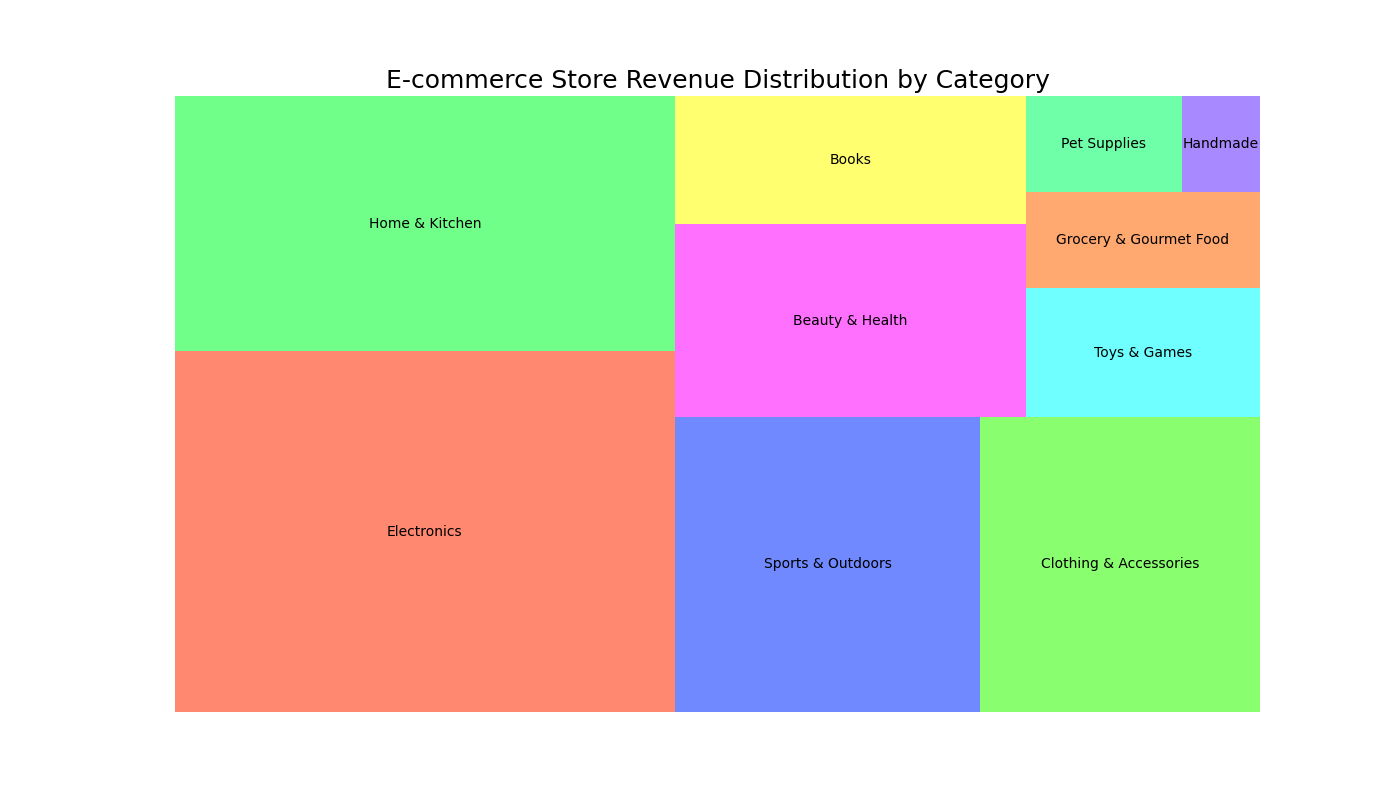

This chart was generated by the following Python code:

import matplotlib.pyplot as plt
import squarify

# Data
categories = ['Electronics', 'Home & Kitchen', 'Sports & Outdoors', 'Clothing & Accessories',
              'Beauty & Health', 'Books', 'Toys & Games', 'Grocery & Gourmet Food',
              'Pet Supplies', 'Handmade']
revenue = [120000, 85000, 60000, 55000, 45000, 30000, 20000, 15000, 10000, 5000]

# Colors
colors = ['#FF5733', '#33FF57', '#3357FF', '#57FF33', '#FF33FF', '#FFFF33', '#33FFFF', '#FF8333', '#33FF85', '#8357FF']

plt.figure(figsize=(14, 8))

# Treemap
squarify.plot(sizes=revenue, label=categories, color=colors, alpha=0.7)

plt.title('E-commerce Store Revenue Distribution by Category', fontsize=18)

# Removing axes
plt.axis('off')

# Display the plot
plt.show()
